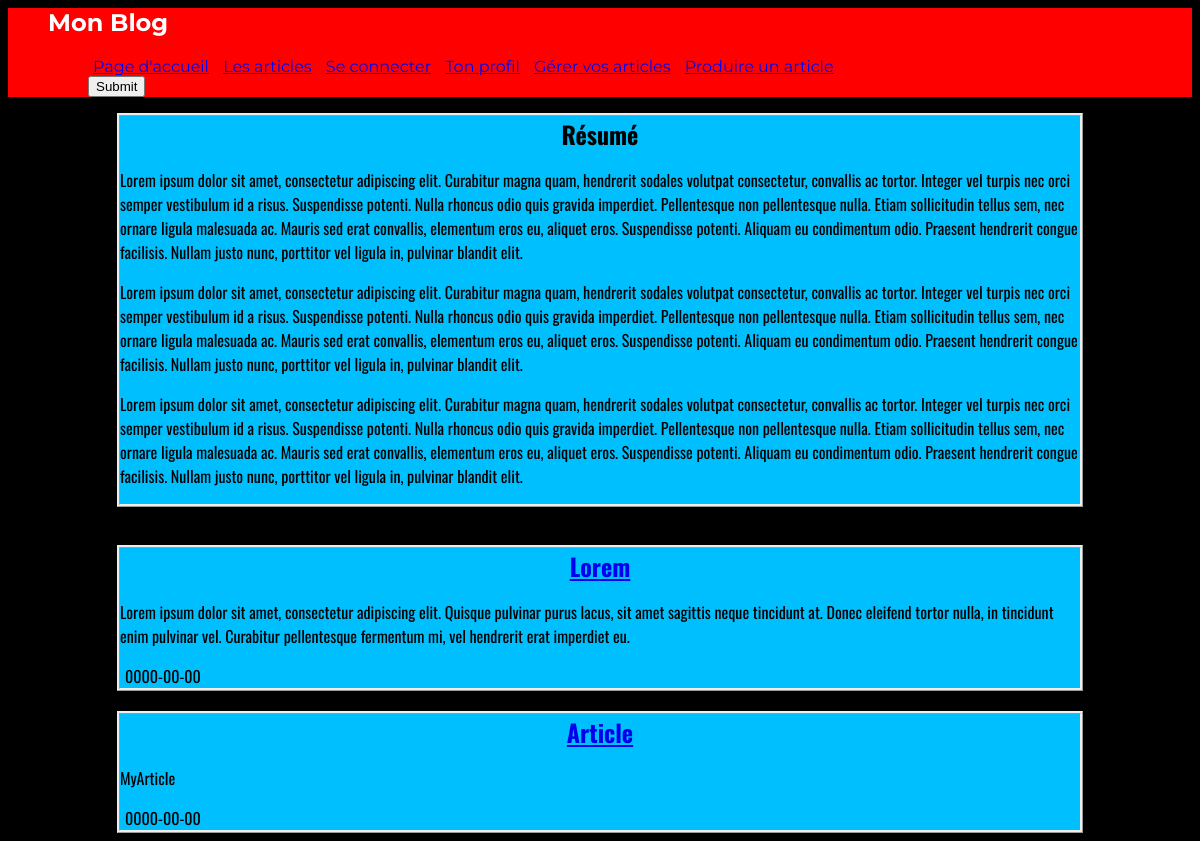
The page / on the database its author committed.
### tables this page shows
CREATE TABLE IF NOT EXISTS `article` (
  `id` int(11) NOT NULL,
  `titre` text NOT NULL,
  `contenu` text NOT NULL,
  `date` date NOT NULL,
  `proprietaire` int(11) NOT NULL
);

### DatabaseManager.php (called while the page is built, shortened)
<?php
class DatabaseManager {
	private $connection;
	public function __construct($str = "") {
		$servername = "localhost";
		$username = "root";
		$password = "";
		$this->connection = new mysqli($servername, $username, $password);
	}
	public function FetchDatabase($query) {
		$result = $this->connection->query($query);
		$response = [];
		if($result !== TRUE) {
			if(mysqli_num_rows($result) > 0) {
				while($row = mysqli_fetch_assoc($result)) {
					$response []= $row;
				}
			}
		}
		return $response;
	}
}
?>

### index.php (the view, shortened to what this page needs)
<?php
    include_once "DatabaseManager.php";
    $database = new DatabaseManager('blog');
    $vArticles =$database->FetchDatabase("SELECT * FROM blog.article");
    $vArticles = $database->FetchDatabase("SELECT * FROM blog.article");
?>
<html>
<head>
    <link rel ="stylesheet" type="text/css" href="core.css">
</head>
<body>
    <nav>
		<div class="page-header">
			<h1 >Mon Blog</h1>
        <div id="Username">
        <ul>
			<li><a href="index.php">Page d'accueil</a></li>
            <li><a href="article.php">Les articles</a></li>
			<li><a href="connection.php">Se connecter</a></li>
			<li><a href="profil.php">Ton profil</a></li>
			<li><a href="administration.php">Gérer vos articles</a></li>
			<li><a href="rediger.php">Produire un article</a></li>
            <form action="logout.php">
			<input type="submit" name="Log Out">
			</form>
        </ul>
		</div>
	</nav>
    <section>
        <article>
			<h2>Résumé</h2>
        <p>Lorem ipsum dolor sit amet, consectetur adipiscing elit. Curabitur magna quam, hendrerit sodales volutpat consectetur, convallis ac tortor. Integer vel turpis nec orci semper vestibulum id a risus. Suspendisse potenti. Nulla rhoncus odio quis gravida imperdiet. Pellentesque non pellentesque nulla. Etiam sollicitudin tellus sem, nec ornare ligula malesuada ac. Mauris sed erat convallis, elementum eros eu, aliquet eros. Suspendisse potenti. Aliquam eu condimentum odio. Praesent hendrerit congue facilisis. Nullam justo nunc, porttitor vel ligula in, pulvinar blandit elit.</p>
        <p>Lorem ipsum dolor sit amet, consectetur adipiscing elit. Curabitur magna quam, hendrerit sodales volutpat consectetur, convallis ac tortor. Integer vel turpis nec orci semper vestibulum id a risus. Suspendisse potenti. Nulla rhoncus odio quis gravida imperdiet. Pellentesque non pellentesque nulla. Etiam sollicitudin tellus sem, nec ornare ligula malesuada ac. Mauris sed erat convallis, elementum eros eu, aliquet eros. Suspendisse potenti. Aliquam eu condimentum odio. Praesent hendrerit congue facilisis. Nullam justo nunc, porttitor vel ligula in, pulvinar blandit elit.</p>
        <p>Lorem ipsum dolor sit amet, consectetur adipiscing elit. Curabitur magna quam, hendrerit sodales volutpat consectetur, convallis ac tortor. Integer vel turpis nec orci semper vestibulum id a risus. Suspendisse potenti. Nulla rhoncus odio quis gravida imperdiet. Pellentesque non pellentesque nulla. Etiam sollicitudin tellus sem, nec ornare ligula malesuada ac. Mauris sed erat convallis, elementum eros eu, aliquet eros. Suspendisse potenti. Aliquam eu condimentum odio. Praesent hendrerit congue facilisis. Nullam justo nunc, porttitor vel ligula in, pulvinar blandit elit.</p>
        </article><br>
        <?php foreach($vArticles as $article): ?>
        <div class="article">
			<h2><a href="article.php"><?php echo '<li>'.$article['titre'].'</li><br/>';?></h2></a>
		<p>
           <?php $string = $article["contenu"]; print substr($string,0,255); ?>
        </p>
        <?php echo '<li>'.$article['date'].'</li><br/>';?>
        </div>
        <?php endforeach ?>
    </section>
</body>
</html>

### core.css (style rules this page uses)
article { border-style:ridge; border-width: medium; background-color: deepskyblue; width: 960px; margin: auto; font-family: 'Oswald', sans-serif; }
li { display: inline; list-style-type: none; padding: 5px; margin-left: auto; }
body { background-color:#000000; }
div.page-header { padding-left: 40px; font-family: 'Montserrat', sans-serif; color: white; background-color: red; }
h2 { margin: auto; text-align: center; }
#username { margin : auto; }
div.article { border-style:ridge; border-width: medium; background-color: deepskyblue; width: 960px; margin: auto; font-family: 'Oswald', sans-serif; margin-top: 20px; }

### rows shown on the page
article: titre "Lorem", contenu "Lorem ipsum dolor sit amet, consectetur adipiscing elit. Quisque pulvinar purus lacus, sit amet sagittis neque tincidunt at. Donec eleifend tortor nulla, in tincidunt enim pulvinar vel. Curabitur pellentesque fermentum mi, vel hendrerit erat imperdiet eu.", date "0000-00-00"
article: titre "Article", contenu "MyArticle", date "0000-00-00"
